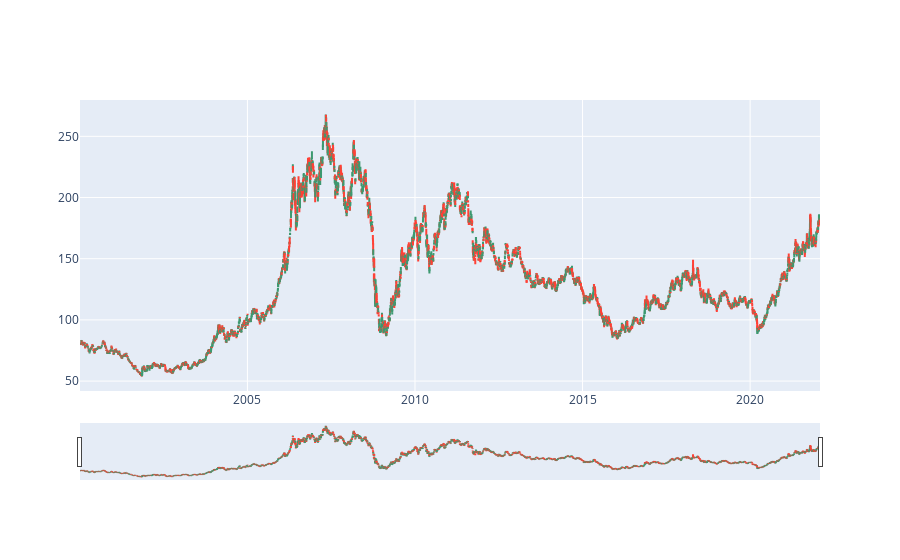

Notebook code cell kept with this figure:
### Code cell
fig = go.Figure(data=go.Ohlc(x=BCOMIN_dataset['Dates'],
                    open=BCOMIN_dataset['PX_OPEN'],
                    high=BCOMIN_dataset['PX_HIGH'],
                    low=BCOMIN_dataset['PX_LOW'],
                    close=BCOMIN_dataset['PX_LAST']))
fig.show()

### Figure 1 — Plotly figure (JSON) as saved in the notebook; plotly's stock layout.template omitted (floating-point values rounded to 4 significant figures; data arrays with more than 128 entries replaced by an {"elided": "..."} marker saying what was removed)
{"data": [{"close": {"elided": "5546 str values"}, "high": {"elided": "5546 str values"}, "low": {"elided": "5546 str values"}, "open": {"elided": "5546 str values"}, "type": "ohlc", "x": {"elided": "5546 str values"}}], "layout": {}}
